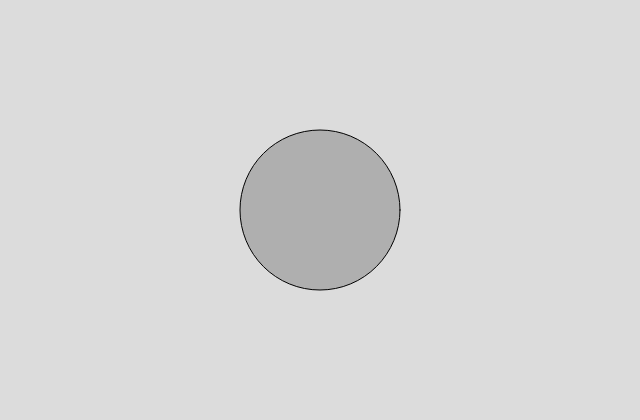
Frame 1 (no input)
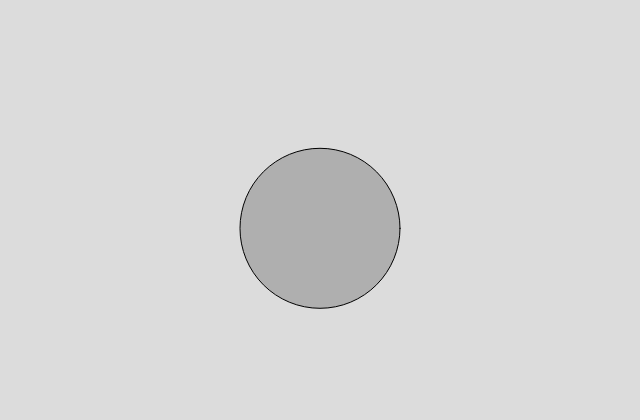
Frame 60 (no input)
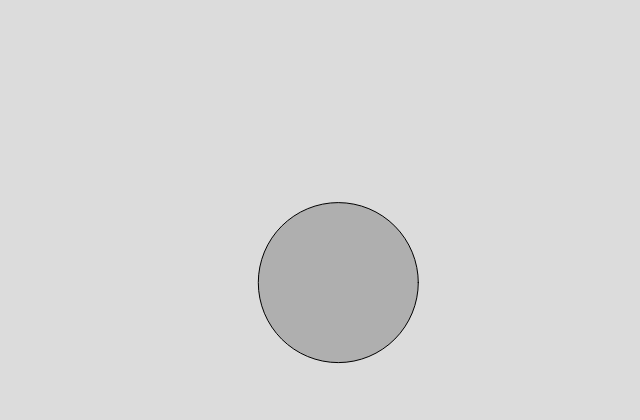
Frame 120 (the mouse pressed at the canvas centre since frame 60)

The p5.js sketch that drew these frames (run headless with seeded random() and noise() and a simulated clock; from frame 60 on, the mouse is pressed at the canvas centre):

// p5.js sketch
// ── sketch.js
class Mover {
    constructor(x, y, m) {
        this.position = createVector(x, y);
        this.velocity = createVector();
        this.acceleration = createVector();
        this.mass = m;
        this.radius = (m * 16) / 2;
    }

    applyForce(force) {
        let f = p5.Vector.div(force, this.mass);
        this.acceleration.add(f);
    }

    update() {
        this.velocity.add(this.acceleration);
        this.position.add(this.velocity);
        this.acceleration.mult(0);
        this.checkEdges();
    }

    show() {
        stroke(0);
        fill(175);
        circle(this.position.x, this.position.y, this.radius * 2);
    }

    checkEdges() {
        const xEdgeDist = width - this.position.x;

        if (xEdgeDist < 100) {
            let xForce = map(xEdgeDist, 0, 100, -1, 0);
            this.applyForce(createVector(xForce, 0));
        } else if (xEdgeDist > width - 100) {
            let xForce = map(xEdgeDist, width, width - 100, 1, 0);
            this.applyForce(createVector(xForce, 0));
        }

        const squishForce = 0.9;
        const bounceForce = 1.0 - squishForce;

        if (this.position.y > height - this.radius) {
            this.position.y = height - this.radius;
            this.velocity.y *= -bounceForce;
        } else if (this.position.y < this.radius) {
            this.position.y = this.radius;
            this.velocity.y *= -bounceForce;
        }
    }
}

let m;
let gravity;

function setup() {
    createCanvas(640, 420);

    m = new Mover(width / 2, height / 2, 10);

    gravity = createVector(0, 0.1);
}

function draw() {
    background(220);

    m.applyForce(gravity);

    if (mouseIsPressed) {
        let wind = createVector(0.1, 0);
        m.applyForce(wind);
    }

    m.update();
    m.show();
}
